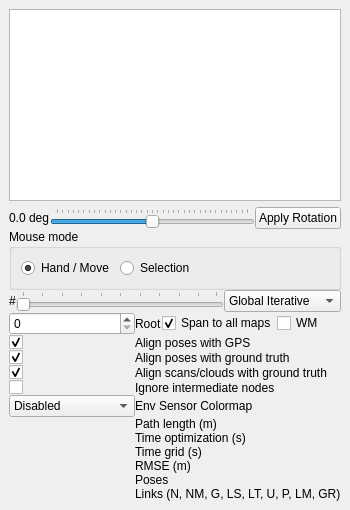
  <widget class="QDockWidget" name="dockWidget_graphView">
   <property name="windowTitle">
    <string>Graph view</string>
   </property>
   <attribute name="dockWidgetArea">
    <number>1</number>
   </attribute>
   <widget class="QWidget" name="dockWidget_graphContents">
    <layout class="QVBoxLayout" name="verticalLayout_9">
     <item>
      <widget class="rtabmap::GraphViewer" name="graphViewer"/>
     </item>
     <item>
      <widget class="QWidget" name="widget_graphControl" native="true">
       <layout class="QVBoxLayout" name="verticalLayout_61">
        <property name="spacing">
         <number>0</number>
        </property>
        <property name="leftMargin">
         <number>0</number>
        </property>
        <property name="topMargin">
         <number>0</number>
        </property>
        <property name="rightMargin">
         <number>0</number>
        </property>
        <property name="bottomMargin">
         <number>0</number>
        </property>
        <item>
         <layout class="QVBoxLayout" name="verticalLayout_91">
          <item>
           <layout class="QHBoxLayout" name="horizontalLayout_15">
            <item>
             <widget class="QLabel" name="label_rotation">
              <property name="text">
               <string>0.0 deg</string>
              </property>
             </widget>
            </item>
            <item>
             <widget class="QSlider" name="horizontalSlider_rotation">
              <property name="focusPolicy">
               <enum>Qt::FocusPolicy::ClickFocus</enum>
              </property>
              <property name="minimum">
               <number>-1799</number>
              </property>
              <property name="maximum">
               <number>1800</number>
              </property>
              <property name="sliderPosition">
               <number>0</number>
              </property>
              <property name="orientation">
               <enum>Qt::Orientation::Horizontal</enum>
              </property>
              <property name="tickPosition">
               <enum>QSlider::TickPosition::TicksAbove</enum>
              </property>
              <property name="tickInterval">
               <number>100</number>
              </property>
             </widget>
            </item>
            <item>
             <widget class="QPushButton" name="pushButton_applyRotation">
              <property name="toolTip">
               <string>&lt;html&gt;&lt;head/&gt;&lt;body&gt;&lt;p&gt;The rotation will be applied temporary to optimized global graph. To save it to database, do File-&amp;gt;&amp;quot;Regenerate optimized 2D map...&amp;quot;.&lt;/p&gt;&lt;/body&gt;&lt;/html&gt;</string>
              </property>
              <property name="text">
               <string>Apply Rotation</string>
              </property>
             </widget>
            </item>
           </layout>
          </item>
          <item>
           <widget class="QGroupBox" name="groupBox_graphInteraction">
            <property name="title">
             <string>Mouse mode</string>
            </property>
            <layout class="QHBoxLayout" name="horizontalLayout_graphInteraction">
             <item>
              <widget class="QRadioButton" name="radioButton_graphHand">
               <property name="text">
                <string>Hand / Move</string>
               </property>
               <property name="checked">
                <bool>true</bool>
               </property>
              </widget>
             </item>
             <item>
              <widget class="QRadioButton" name="radioButton_graphSelection">
               <property name="text">
                <string>Selection</string>
               </property>
              </widget>
             </item>
             <item>
              <spacer name="horizontalSpacer_graphInteraction">
               <property name="orientation">
                <enum>Qt::Orientation::Horizontal</enum>
               </property>
               <property name="sizeHint" stdset="0">
                <size>
                 <width>40</width>
                 <height>20</height>
                </size>
               </property>
              </spacer>
             </item>
            </layout>
           </widget>
          </item>
          <item>
           <layout class="QHBoxLayout" name="horizontalLayout_4">
            <item>
             <widget class="QLabel" name="label_iterations">
              <property name="text">
               <string>#</string>
              </property>
             </widget>
            </item>
            <item>
             <widget class="QSlider" name="horizontalSlider_iterations">
              <property name="focusPolicy">
               <enum>Qt::FocusPolicy::ClickFocus</enum>
              </property>
              <property name="orientation">
               <enum>Qt::Orientation::Horizontal</enum>
              </property>
              <property name="tickPosition">
               <enum>QSlider::TickPosition::TicksAbove</enum>
              </property>
             </widget>
            </item>
            <item>
             <widget class="QComboBox" name="comboBox_optimizationFlavor">
              <property name="sizeAdjustPolicy">
               <enum>QComboBox::SizeAdjustPolicy::AdjustToContents</enum>
              </property>
              <item>
               <property name="text">
                <string>Global Iterative</string>
               </property>
              </item>
              <item>
               <property name="text">
                <string>Global Full</string>
               </property>
              </item>
              <item>
               <property name="text">
                <string>Local Optimized</string>
               </property>
              </item>
             </widget>
            </item>
           </layout>
          </item>
          <item>
           <layout class="QGridLayout" name="gridLayout_5" columnstretch="0,1">
            <item row="1" column="1">
             <widget class="QLabel" name="label_alignPosesWithGPS">
              <property name="text">
               <string>Align poses with GPS</string>
              </property>
              <property name="wordWrap">
               <bool>true</bool>
              </property>
             </widget>
            </item>
            <item row="8" column="1">
             <widget class="QLabel" name="label_45">
              <property name="text">
               <string>Time grid (s)</string>
              </property>
             </widget>
            </item>
            <item row="7" column="1">
             <widget class="QLabel" name="label_39">
              <property name="text">
               <string>Time optimization (s)</string>
              </property>
             </widget>
            </item>
            <item row="7" column="0">
             <widget class="QLabel" name="label_timeOptimization">
              <property name="text">
               <string/>
              </property>
              <property name="textInteractionFlags">
               <set>Qt::TextInteractionFlag::LinksAccessibleByMouse|Qt::TextInteractionFlag::TextSelectableByMouse</set>
              </property>
             </widget>
            </item>
            <item row="1" column="0">
             <widget class="QCheckBox" name="checkBox_alignPosesWithGPS">
              <property name="text">
               <string/>
              </property>
              <property name="checked">
               <bool>true</bool>
              </property>
             </widget>
            </item>
            <item row="3" column="0">
             <widget class="QCheckBox" name="checkBox_alignScansCloudsWithGroundTruth">
              <property name="text">
               <string/>
              </property>
              <property name="checked">
               <bool>true</bool>
              </property>
             </widget>
            </item>
            <item row="9" column="0">
             <widget class="QLabel" name="label_rmse">
              <property name="text">
               <string/>
              </property>
              <property name="textInteractionFlags">
               <set>Qt::TextInteractionFlag::LinksAccessibleByMouse|Qt::TextInteractionFlag::TextSelectableByMouse</set>
              </property>
             </widget>
            </item>
            <item row="2" column="1">
             <widget class="QLabel" name="label_alignPosesWithGroundTruth">
              <property name="text">
               <string>Align poses with ground truth</string>
              </property>
              <property name="wordWrap">
               <bool>true</bool>
              </property>
             </widget>
            </item>
            <item row="9" column="1">
             <widget class="QLabel" name="label_rmse_title">
              <property name="text">
               <string>RMSE (m)</string>
              </property>
             </widget>
            </item>
            <item row="0" column="1">
             <layout class="QHBoxLayout" name="horizontalLayout_7" stretch="0,0,1">
              <item>
               <widget class="QLabel" name="label_optimizeFrom">
                <property name="text">
                 <string>Root</string>
                </property>
               </widget>
              </item>
              <item>
               <widget class="QCheckBox" name="checkBox_spanAllMaps">
                <property name="text">
                 <string>Span to all maps</string>
                </property>
                <property name="checked">
                 <bool>true</bool>
                </property>
               </widget>
              </item>
              <item>
               <widget class="QCheckBox" name="checkBox_wmState">
                <property name="text">
                 <string>WM</string>
                </property>
               </widget>
              </item>
             </layout>
            </item>
            <item row="0" column="0">
             <widget class="QSpinBox" name="spinBox_optimizationsFrom"/>
            </item>
            <item row="11" column="0">
             <widget class="QLabel" name="label_loopClosures">
              <property name="text">
               <string/>
              </property>
              <property name="textInteractionFlags">
               <set>Qt::TextInteractionFlag::LinksAccessibleByMouse|Qt::TextInteractionFlag::TextSelectableByMouse</set>
              </property>
             </widget>
            </item>
            <item row="10" column="0">
             <widget class="QLabel" name="label_poses">
              <property name="text">
               <string/>
              </property>
              <property name="textInteractionFlags">
               <set>Qt::TextInteractionFlag::LinksAccessibleByMouse|Qt::TextInteractionFlag::TextSelectableByMouse</set>
              </property>
             </widget>
            </item>
            <item row="4" column="1">
             <widget class="QLabel" name="label_ignoreINtermediateNdoes">
              <property name="text">
               <string>Ignore intermediate nodes</string>
              </property>
              <property name="wordWrap">
               <bool>true</bool>
              </property>
             </widget>
            </item>
            <item row="6" column="0">
             <widget class="QLabel" name="label_pathLength">
              <property name="text">
               <string/>
              </property>
              <property name="textInteractionFlags">
               <set>Qt::TextInteractionFlag::LinksAccessibleByMouse|Qt::TextInteractionFlag::TextSelectableByMouse</set>
              </property>
             </widget>
            </item>
            <item row="10" column="1">
             <widget class="QLabel" name="label_52">
              <property name="text">
               <string>Poses</string>
              </property>
             </widget>
            </item>
            <item row="6" column="1">
             <widget class="QLabel" name="label_10">
              <property name="text">
               <string>Path length (m)</string>
              </property>
             </widget>
            </item>
            <item row="3" column="1">
             <widget class="QLabel" name="label_alignScansCloudsWithGroundTruth">
              <property name="text">
               <string>Align scans/clouds with ground truth</string>
              </property>
              <property name="wordWrap">
               <bool>true</bool>
              </property>
             </widget>
            </item>
            <item row="11" column="1">
             <widget class="QLabel" name="label_41">
              <property name="toolTip">
               <string>&lt;html&gt;&lt;head/&gt;&lt;body&gt;&lt;p&gt;N: Neighbor&lt;/p&gt;&lt;p&gt;NM: Neighbor Merged&lt;/p&gt;&lt;p&gt;G: Global&lt;/p&gt;&lt;p&gt;LS: Local by Space (Proximity)&lt;/p&gt;&lt;p&gt;LT: Local by Time (Proximity)&lt;/p&gt;&lt;p&gt;U: User&lt;/p&gt;&lt;p&gt;P: Prior&lt;/p&gt;&lt;p&gt;LM: Landmark&lt;/p&gt;&lt;p&gt;GR: Gravity&lt;/p&gt;&lt;/body&gt;&lt;/html&gt;</string>
              </property>
              <property name="text">
               <string>Links (N, NM, G, LS, LT, U, P, LM, GR)</string>
              </property>
             </widget>
            </item>
            <item row="8" column="0">
             <widget class="QLabel" name="label_timeGrid">
              <property name="text">
               <string/>
              </property>
              <property name="textInteractionFlags">
               <set>Qt::TextInteractionFlag::LinksAccessibleByMouse|Qt::TextInteractionFlag::TextSelectableByMouse</set>
              </property>
             </widget>
            </item>
            <item row="4" column="0">
             <widget class="QCheckBox" name="checkBox_ignoreIntermediateNodes">
              <property name="text">
               <string/>
              </property>
              <property name="checked">
               <bool>false</bool>
              </property>
             </widget>
            </item>
            <item row="2" column="0">
             <widget class="QCheckBox" name="checkBox_alignPosesWithGroundTruth">
              <property name="text">
               <string/>
              </property>
              <property name="checked">
               <bool>true</bool>
              </property>
             </widget>
            </item>
            <item row="5" column="1">
             <widget class="QLabel" name="label_21">
              <property name="text">
               <string>Env Sensor Colormap</string>
              </property>
             </widget>
            </item>
            <item row="5" column="0">
             <widget class="QComboBox" name="comboBox_env_sensor_graph_colormap">
              <item>
               <property name="text">
                <string>Disabled</string>
               </property>
              </item>
              <item>
               <property name="text">
                <string>Wifi</string>
               </property>
              </item>
              <item>
               <property name="text">
                <string>Temperature</string>
               </property>
              </item>
              <item>
               <property name="text">
                <string>Air Pressure</string>
               </property>
              </item>
              <item>
               <property name="text">
                <string>Light</string>
               </property>
              </item>
              <item>
               <property name="text">
                <string>Relative Humidity</string>
               </property>
              </item>
             </widget>
            </item>
           </layout>
          </item>
         </layout>
        </item>
       </layout>
      </widget>
     </item>
    </layout>
   </widget>
  </widget>
